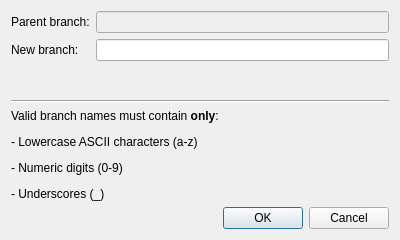
<?xml version="1.0" encoding="UTF-8"?>
<ui version="4.0">
 <class>Dialog</class>
 <widget class="QDialog" name="Dialog">
  <property name="geometry">
   <rect>
    <x>0</x>
    <y>0</y>
    <width>400</width>
    <height>240</height>
   </rect>
  </property>
  <property name="sizePolicy">
   <sizepolicy hsizetype="Minimum" vsizetype="Minimum">
    <horstretch>0</horstretch>
    <verstretch>0</verstretch>
   </sizepolicy>
  </property>
  <property name="maximumSize">
   <size>
    <width>400</width>
    <height>240</height>
   </size>
  </property>
  <property name="windowTitle">
   <string>GeoVCS - Create Branch</string>
  </property>
  <property name="sizeGripEnabled">
   <bool>false</bool>
  </property>
  <layout class="QVBoxLayout" name="verticalLayout">
   <item>
    <layout class="QFormLayout" name="formLayout">
     <item row="0" column="0">
      <widget class="QLabel" name="label_parent_branch">
       <property name="text">
        <string>Parent branch:</string>
       </property>
      </widget>
     </item>
     <item row="0" column="1">
      <widget class="QLineEdit" name="edit_parent_branch">
       <property name="enabled">
        <bool>false</bool>
       </property>
      </widget>
     </item>
     <item row="1" column="0">
      <widget class="QLabel" name="label_new_branch">
       <property name="text">
        <string>New branch:</string>
       </property>
      </widget>
     </item>
     <item row="1" column="1">
      <widget class="QLineEdit" name="edit_new_branch"/>
     </item>
    </layout>
   </item>
   <item>
    <widget class="Line" name="line">
     <property name="orientation">
      <enum>Qt::Orientation::Horizontal</enum>
     </property>
    </widget>
   </item>
   <item>
    <widget class="QLabel" name="label_help">
     <property name="sizePolicy">
      <sizepolicy hsizetype="Expanding" vsizetype="Minimum">
       <horstretch>0</horstretch>
       <verstretch>0</verstretch>
      </sizepolicy>
     </property>
     <property name="text">
      <string>&lt;html&gt;&lt;head/&gt;&lt;body&gt;&lt;p&gt;Valid branch names must contain &lt;span style=&quot; font-weight:700;&quot;&gt;only&lt;/span&gt;:&lt;/p&gt;&lt;p&gt;- Lowercase ASCII characters (a-z)&lt;/p&gt;&lt;p&gt;- Numeric digits (0-9)&lt;/p&gt;&lt;p&gt;- Underscores (_)&lt;/p&gt;&lt;/body&gt;&lt;/html&gt;</string>
     </property>
    </widget>
   </item>
   <item>
    <widget class="QDialogButtonBox" name="buttonBox">
     <property name="orientation">
      <enum>Qt::Orientation::Horizontal</enum>
     </property>
     <property name="standardButtons">
      <set>QDialogButtonBox::StandardButton::Cancel|QDialogButtonBox::StandardButton::Ok</set>
     </property>
    </widget>
   </item>
  </layout>
 </widget>
 <resources/>
 <connections>
  <connection>
   <sender>buttonBox</sender>
   <signal>accepted()</signal>
   <receiver>Dialog</receiver>
   <slot>accept()</slot>
   <hints>
    <hint type="sourcelabel">
     <x>248</x>
     <y>254</y>
    </hint>
    <hint type="destinationlabel">
     <x>157</x>
     <y>274</y>
    </hint>
   </hints>
  </connection>
  <connection>
   <sender>buttonBox</sender>
   <signal>rejected()</signal>
   <receiver>Dialog</receiver>
   <slot>reject()</slot>
   <hints>
    <hint type="sourcelabel">
     <x>316</x>
     <y>260</y>
    </hint>
    <hint type="destinationlabel">
     <x>286</x>
     <y>274</y>
    </hint>
   </hints>
  </connection>
 </connections>
</ui>
